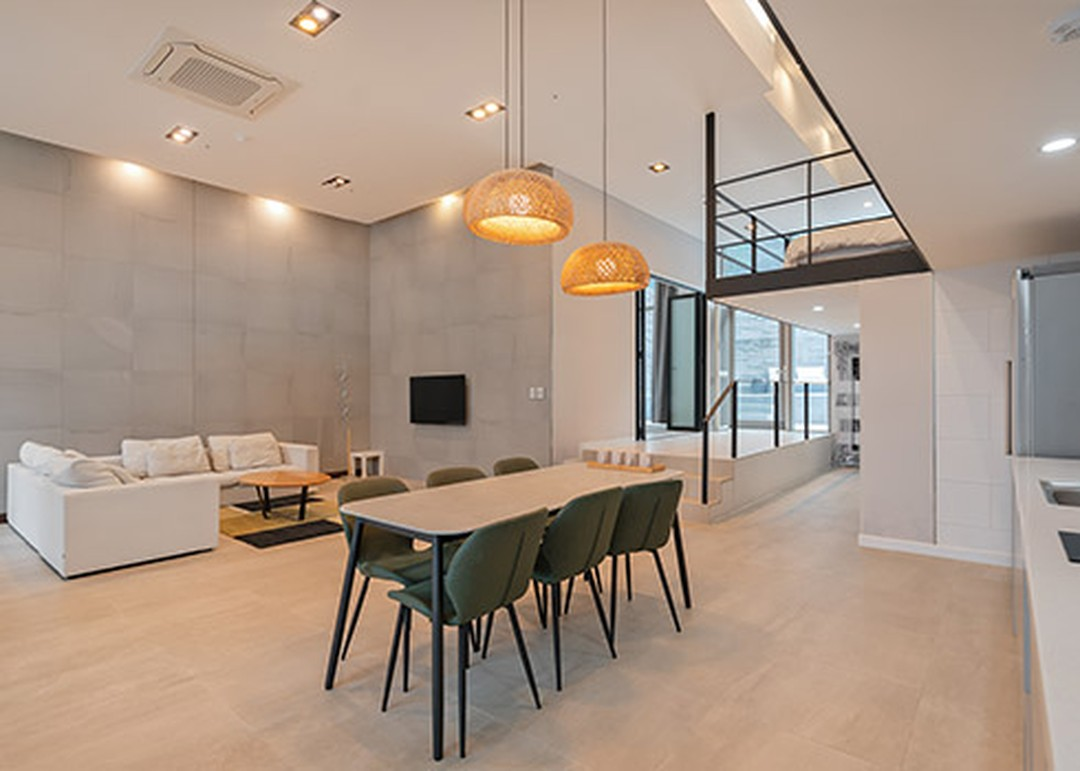
#> input picture feed/mrv_01.jpg, 1080 x 771 px
$ python -i enhance.py   (imports and definitions only)
#> lines starting #> are read from the running program, lines starting #| are printed output that depends on the picture
#> further down, picture is the input picture: PIL image 1080x771 RGB; mean R, G, B 169.8, 150.5, 135.3
"""Size + retouch media for Instagram.
Images: python3 tools/enhance.py img <in> <out> <feed|story> [focus_x 0..1]
  feed  -> 1080x1350 (4:5), story/reel cover -> 1080x1920 (9:16)
Videos: python3 tools/enhance.py vid <in> <out>   -> 1080x1920 9:16 H.264, 30fps
Retouch: auto white balance + levels, gentle contrast/saturation, light sharpen.
Always look at the result before posting."""
import sys, subprocess
from PIL import Image, ImageEnhance, ImageFilter, ImageOps
def retouch(im):
    im = im.convert("RGB")
    # gray-world white balance, mild
    r, g, b = [c for c in im.split()]
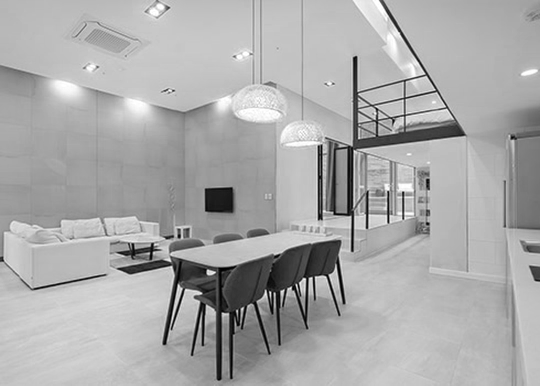
#> r: PIL image 1080x771 L (shown at 1/2 size); min 0, max 255, mean 169.8
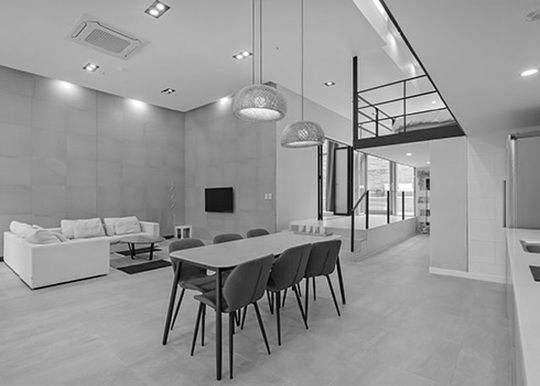
#> g: PIL image 1080x771 L (shown at 1/2 size); min 0, max 255, mean 150.5
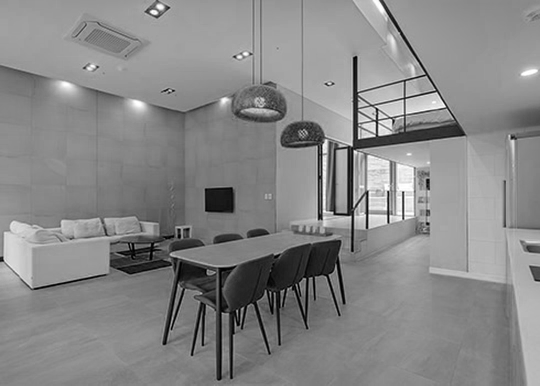
#> b: PIL image 1080x771 L (shown at 1/2 size); min 0, max 255, mean 135.3
    from PIL import ImageStat
    means = ImageStat.Stat(im).mean; avg = sum(means) / 3
#> after `means = ImageStat.Stat(im).mean`: means = [169.8, 150.5, 135.3]
#> after `avg = sum(means) / 3`: avg = 151.9
    chans = [c.point(lambda v, k=(1 + (avg / m - 1) * 0.5): min(255, int(v * k))) for c, m in zip((r, g, b), means)]
#> chans = 3 items
    im = Image.merge("RGB", chans)
    im = ImageOps.autocontrast(im, cutoff=0.3, preserve_tone=True)
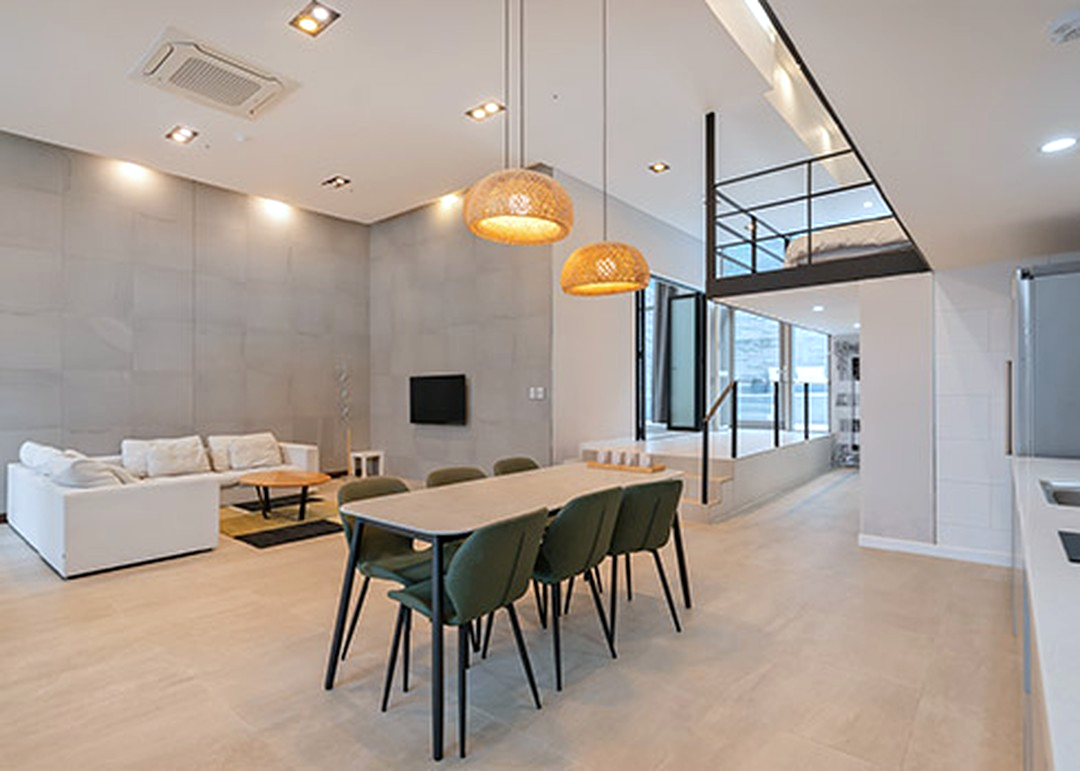
#> im: PIL image 1080x771 RGB; mean R, G, B 169.5, 158.7, 150.5
    im = ImageEnhance.Contrast(im).enhance(1.04)
    im = ImageEnhance.Color(im).enhance(1.05)
    im = ImageEnhance.Brightness(im).enhance(1.03)
    return im.filter(ImageFilter.UnsharpMask(radius=1.2, percent=60, threshold=3))
# [5 lines left out: function fit, not called in this run]
mode = sys.argv[1] if __name__ == "__main__" else "lib"
# [13 lines not run here, left out]

>>> from PIL import Image
>>> picture = Image.open('../feed/mrv_01.jpg')
>>> result = retouch(picture)

$ run again, on feed/mrv_03.jpg
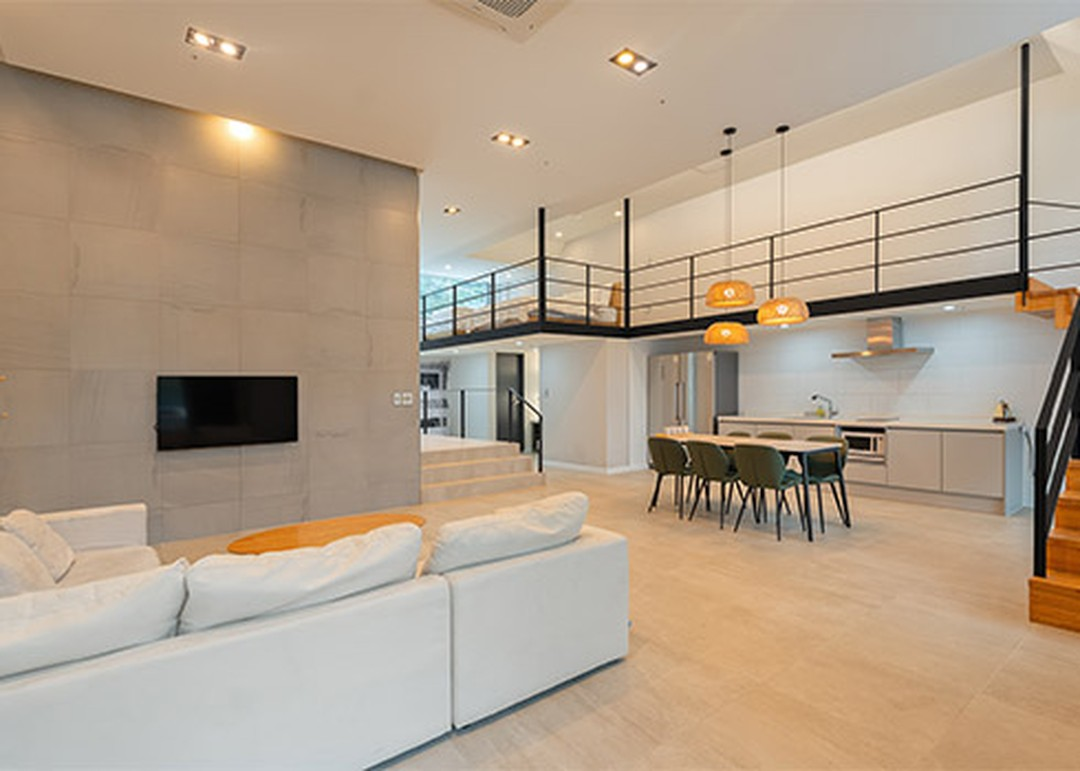
#> input picture feed/mrv_03.jpg, 1080 x 771 px
#> picture is the input picture: PIL image 1080x771 RGB; mean R, G, B 177.4, 158.6, 138.1
#> in retouch, `r, g, b = [c for c in im.split()]`:
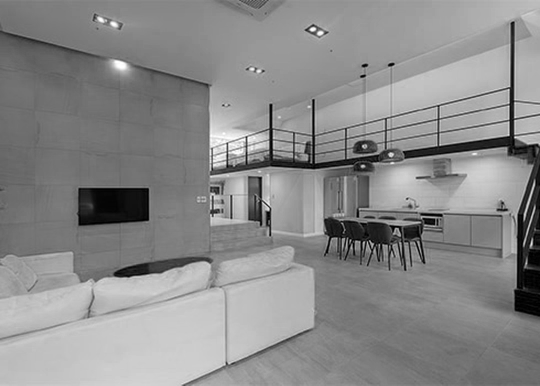
#> b: PIL image 1080x771 L (shown at 1/2 size); min 0, max 255, mean 138.1
#> means = [177.4, 158.6, 138.1]
#> avg = 158
#> chans = 3 items
#> in retouch, `im = ImageOps.autocontrast(im, cutoff=0.3, preserve_tone=True)`:
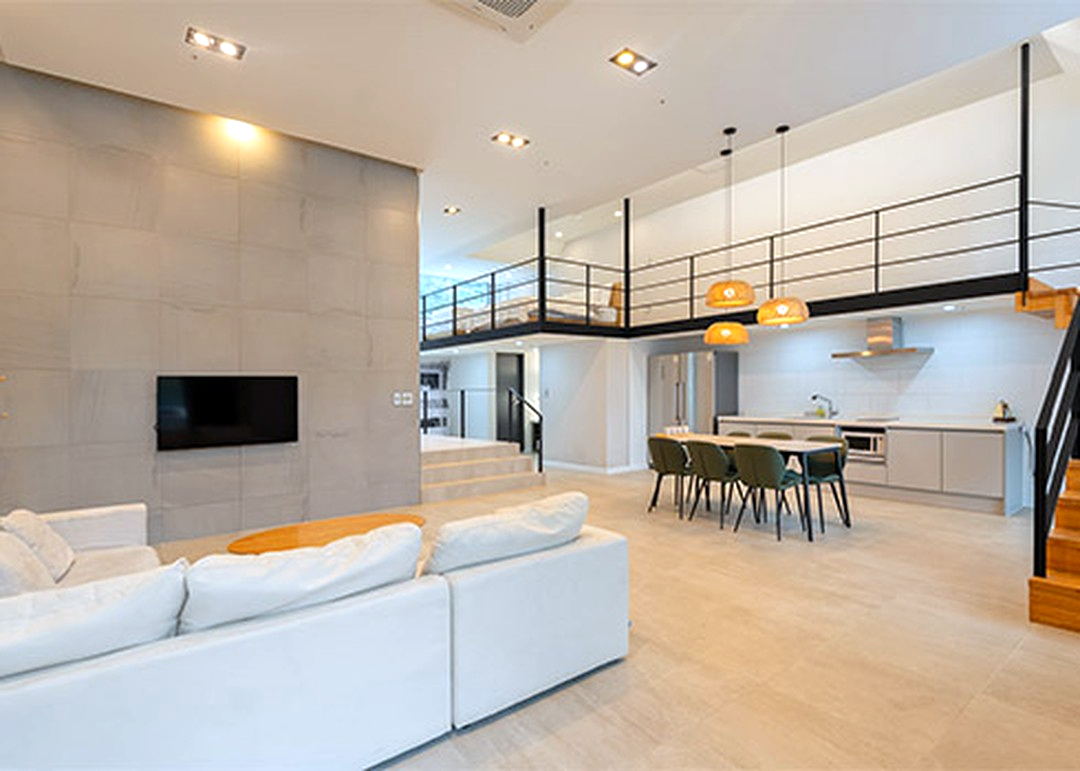
#> im: PIL image 1080x771 RGB; mean R, G, B 187.5, 176.3, 164.7

$ run again, on feed/mrv_04.jpg
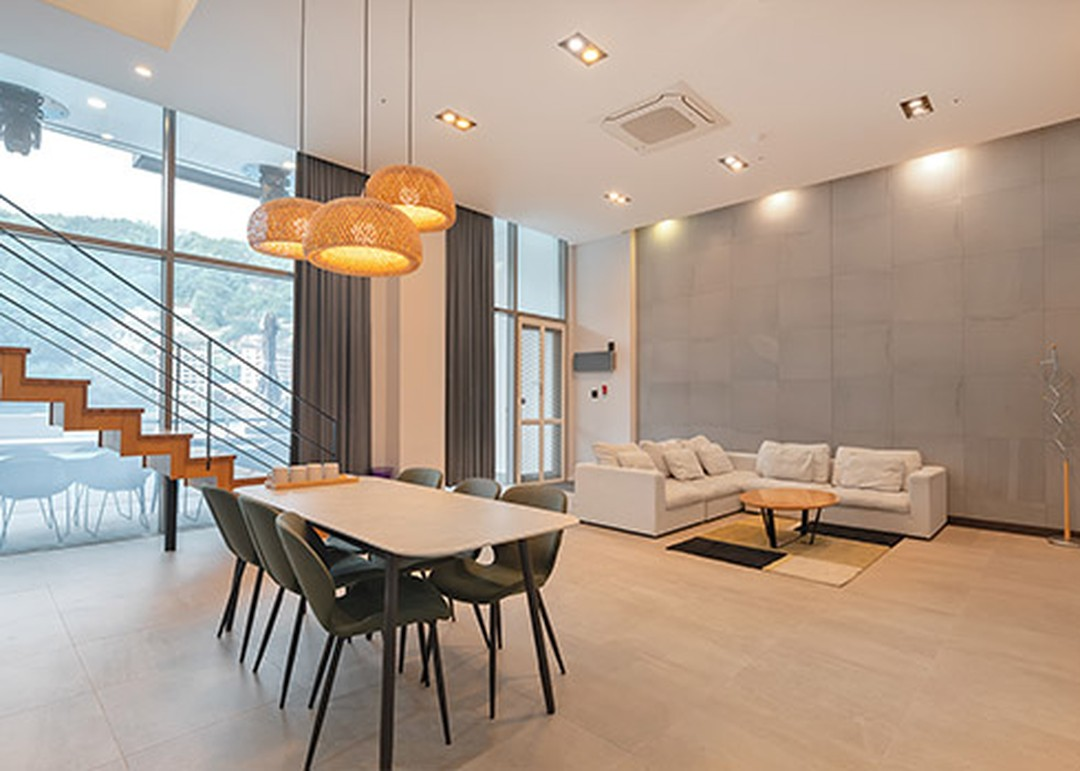
#> input picture feed/mrv_04.jpg, 1080 x 771 px
#> picture is the input picture: PIL image 1080x771 RGB; mean R, G, B 173, 156.4, 142.3
#> in retouch, `r, g, b = [c for c in im.split()]`:
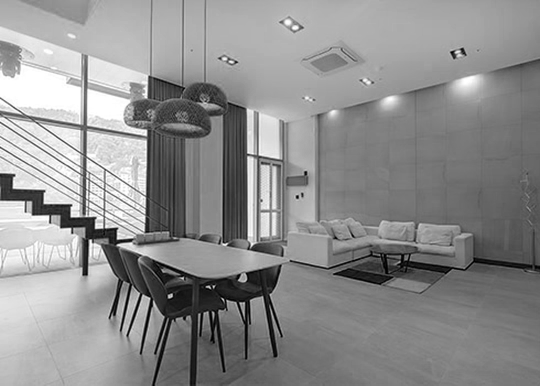
#> b: PIL image 1080x771 L (shown at 1/2 size); min 0, max 255, mean 142.3
#> means = [173, 156.4, 142.3]
#> avg = 157.2
#> chans = 3 items
#> in retouch, `im = ImageEnhance.Brightness(im).enhance(1.03)`:
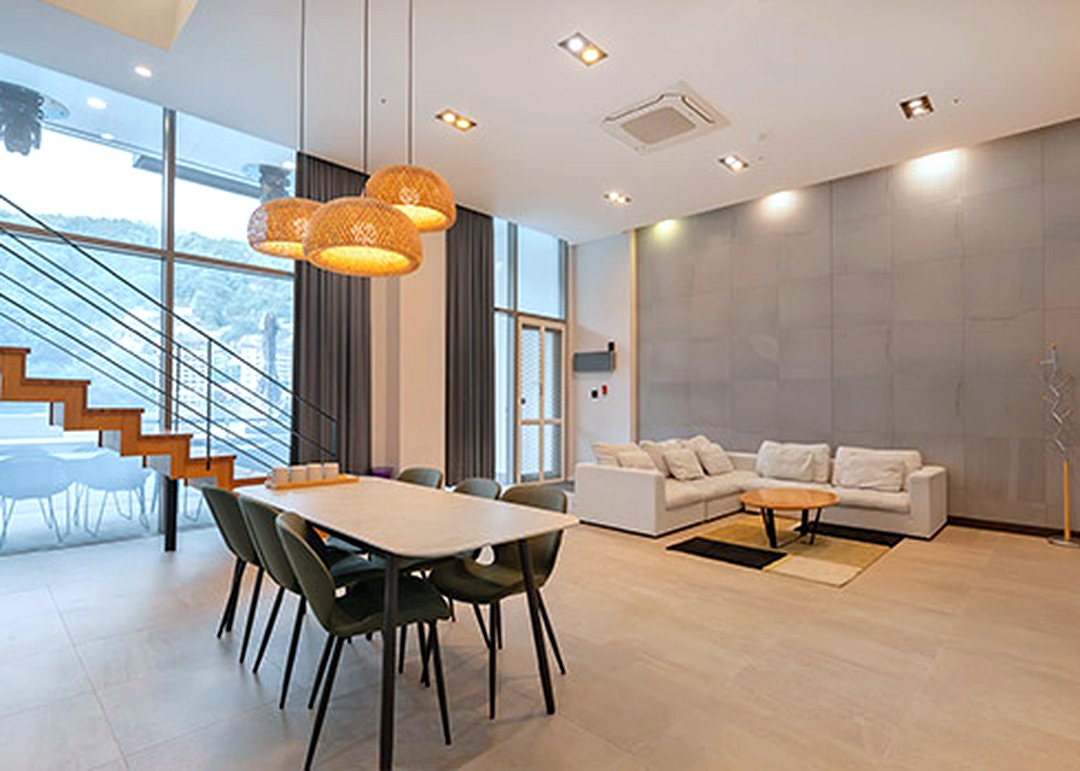
#> im: PIL image 1080x771 RGB; mean R, G, B 167.6, 157.4, 148.4
